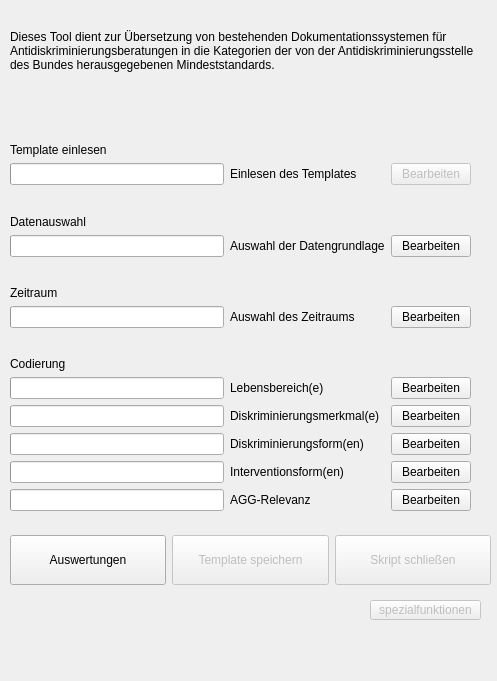
<?xml version="1.0" encoding="UTF-8"?>
<ui version="4.0">
 <class>MainWindow</class>
 <widget class="QMainWindow" name="MainWindow">
  <property name="geometry">
   <rect>
    <x>0</x>
    <y>0</y>
    <width>497</width>
    <height>681</height>
   </rect>
  </property>
  <property name="windowTitle">
   <string>Startfenster</string>
  </property>
  <widget class="QWidget" name="centralwidget">
   <widget class="QWidget" name="gridLayoutWidget">
    <property name="geometry">
     <rect>
      <x>10</x>
      <y>120</y>
      <width>461</width>
      <height>391</height>
     </rect>
    </property>
    <layout class="QGridLayout" name="gridLayout" rowstretch="0,0,0,0,0,0,0,0,0,0,0,0" columnstretch="0,0,0,0">
     <item row="11" column="2">
      <widget class="QLabel" name="label_12">
       <property name="text">
        <string>AGG-Relevanz</string>
       </property>
      </widget>
     </item>
     <item row="3" column="1">
      <widget class="QProgressBar" name="fortschritt_datenauswahl">
       <property name="value">
        <number>0</number>
       </property>
       <property name="textVisible">
        <bool>false</bool>
       </property>
       <property name="orientation">
        <enum>Qt::Horizontal</enum>
       </property>
      </widget>
     </item>
     <item row="8" column="3">
      <widget class="QPushButton" name="button_dismerkmal_bearbeiten">
       <property name="enabled">
        <bool>true</bool>
       </property>
       <property name="text">
        <string>Bearbeiten</string>
       </property>
      </widget>
     </item>
     <item row="9" column="1">
      <widget class="QProgressBar" name="fortschritt_disform">
       <property name="value">
        <number>0</number>
       </property>
       <property name="textVisible">
        <bool>false</bool>
       </property>
       <property name="orientation">
        <enum>Qt::Horizontal</enum>
       </property>
      </widget>
     </item>
     <item row="8" column="1">
      <widget class="QProgressBar" name="fortschritt_dismerkmal">
       <property name="enabled">
        <bool>true</bool>
       </property>
       <property name="value">
        <number>0</number>
       </property>
       <property name="textVisible">
        <bool>false</bool>
       </property>
       <property name="orientation">
        <enum>Qt::Horizontal</enum>
       </property>
      </widget>
     </item>
     <item row="5" column="1">
      <widget class="QProgressBar" name="fortschritt_zeitraum">
       <property name="value">
        <number>0</number>
       </property>
       <property name="textVisible">
        <bool>false</bool>
       </property>
       <property name="orientation">
        <enum>Qt::Horizontal</enum>
       </property>
      </widget>
     </item>
     <item row="10" column="1">
      <widget class="QProgressBar" name="fortschritt_intervform">
       <property name="value">
        <number>0</number>
       </property>
       <property name="textVisible">
        <bool>false</bool>
       </property>
       <property name="orientation">
        <enum>Qt::Horizontal</enum>
       </property>
      </widget>
     </item>
     <item row="1" column="2">
      <widget class="QLabel" name="label_3">
       <property name="text">
        <string>Einlesen des Templates</string>
       </property>
      </widget>
     </item>
     <item row="7" column="3">
      <widget class="QPushButton" name="button_lebensbereich_bearbeiten">
       <property name="text">
        <string>Bearbeiten</string>
       </property>
      </widget>
     </item>
     <item row="5" column="3">
      <widget class="QPushButton" name="button_zeitraum_bearbeiten">
       <property name="text">
        <string>Bearbeiten</string>
       </property>
      </widget>
     </item>
     <item row="7" column="1">
      <widget class="QProgressBar" name="fortschritt_lebensbereich">
       <property name="value">
        <number>0</number>
       </property>
       <property name="textVisible">
        <bool>false</bool>
       </property>
       <property name="orientation">
        <enum>Qt::Horizontal</enum>
       </property>
      </widget>
     </item>
     <item row="9" column="3">
      <widget class="QPushButton" name="button_disform_bearbeiten">
       <property name="enabled">
        <bool>true</bool>
       </property>
       <property name="text">
        <string>Bearbeiten</string>
       </property>
      </widget>
     </item>
     <item row="11" column="1">
      <widget class="QProgressBar" name="fortschritt_aggrelevanz">
       <property name="value">
        <number>0</number>
       </property>
       <property name="textVisible">
        <bool>false</bool>
       </property>
       <property name="orientation">
        <enum>Qt::Horizontal</enum>
       </property>
      </widget>
     </item>
     <item row="0" column="1">
      <widget class="QLabel" name="label_4">
       <property name="text">
        <string>Template einlesen</string>
       </property>
       <property name="alignment">
        <set>Qt::AlignBottom|Qt::AlignLeading|Qt::AlignLeft</set>
       </property>
      </widget>
     </item>
     <item row="5" column="2">
      <widget class="QLabel" name="label_10">
       <property name="text">
        <string>Auswahl des Zeitraums</string>
       </property>
      </widget>
     </item>
     <item row="6" column="1">
      <widget class="QLabel" name="label_5">
       <property name="midLineWidth">
        <number>0</number>
       </property>
       <property name="text">
        <string>Codierung</string>
       </property>
       <property name="alignment">
        <set>Qt::AlignBottom|Qt::AlignLeading|Qt::AlignLeft</set>
       </property>
      </widget>
     </item>
     <item row="10" column="3">
      <widget class="QPushButton" name="button_intervform_bearbeiten">
       <property name="enabled">
        <bool>true</bool>
       </property>
       <property name="text">
        <string>Bearbeiten</string>
       </property>
      </widget>
     </item>
     <item row="4" column="1">
      <widget class="QLabel" name="label_9">
       <property name="text">
        <string>Zeitraum</string>
       </property>
       <property name="alignment">
        <set>Qt::AlignBottom|Qt::AlignLeading|Qt::AlignLeft</set>
       </property>
      </widget>
     </item>
     <item row="7" column="2">
      <widget class="QLabel" name="label_6">
       <property name="text">
        <string>Lebensbereich(e)</string>
       </property>
      </widget>
     </item>
     <item row="3" column="2">
      <widget class="QLabel" name="label_2">
       <property name="text">
        <string>Auswahl der Datengrundlage</string>
       </property>
      </widget>
     </item>
     <item row="11" column="3">
      <widget class="QPushButton" name="button_aggrelevanz_bearbeiten">
       <property name="enabled">
        <bool>true</bool>
       </property>
       <property name="text">
        <string>Bearbeiten</string>
       </property>
      </widget>
     </item>
     <item row="8" column="2">
      <widget class="QLabel" name="label_7">
       <property name="text">
        <string>Diskriminierungsmerkmal(e)</string>
       </property>
      </widget>
     </item>
     <item row="10" column="2">
      <widget class="QLabel" name="label_11">
       <property name="text">
        <string>Interventionsform(en)</string>
       </property>
      </widget>
     </item>
     <item row="3" column="3">
      <widget class="QPushButton" name="button_datengrundlage_bearbeiten">
       <property name="text">
        <string>Bearbeiten</string>
       </property>
      </widget>
     </item>
     <item row="1" column="3">
      <widget class="QPushButton" name="button_template_bearbeiten">
       <property name="enabled">
        <bool>false</bool>
       </property>
       <property name="toolTip">
        <string>Template einlesen</string>
       </property>
       <property name="text">
        <string>Bearbeiten</string>
       </property>
       <property name="default">
        <bool>false</bool>
       </property>
       <property name="flat">
        <bool>false</bool>
       </property>
      </widget>
     </item>
     <item row="2" column="1">
      <widget class="QLabel" name="label">
       <property name="text">
        <string>Datenauswahl</string>
       </property>
       <property name="alignment">
        <set>Qt::AlignBottom|Qt::AlignLeading|Qt::AlignLeft</set>
       </property>
      </widget>
     </item>
     <item row="9" column="2">
      <widget class="QLabel" name="label_8">
       <property name="text">
        <string>Diskriminierungsform(en)</string>
       </property>
      </widget>
     </item>
     <item row="1" column="1">
      <widget class="QProgressBar" name="fortschritt_template">
       <property name="value">
        <number>0</number>
       </property>
       <property name="textVisible">
        <bool>false</bool>
       </property>
       <property name="orientation">
        <enum>Qt::Horizontal</enum>
       </property>
      </widget>
     </item>
    </layout>
   </widget>
   <widget class="QWidget" name="horizontalLayoutWidget">
    <property name="geometry">
     <rect>
      <x>10</x>
      <y>520</y>
      <width>481</width>
      <height>80</height>
     </rect>
    </property>
    <layout class="QHBoxLayout" name="horizontalLayout">
     <item>
      <widget class="QPushButton" name="button_auswertungen">
       <property name="minimumSize">
        <size>
         <width>0</width>
         <height>50</height>
        </size>
       </property>
       <property name="text">
        <string>Auswertungen</string>
       </property>
      </widget>
     </item>
     <item>
      <widget class="QPushButton" name="button_template_speichern">
       <property name="enabled">
        <bool>false</bool>
       </property>
       <property name="minimumSize">
        <size>
         <width>0</width>
         <height>50</height>
        </size>
       </property>
       <property name="text">
        <string>Template speichern</string>
       </property>
      </widget>
     </item>
     <item>
      <widget class="QPushButton" name="button_skript_schliessen">
       <property name="enabled">
        <bool>false</bool>
       </property>
       <property name="minimumSize">
        <size>
         <width>0</width>
         <height>50</height>
        </size>
       </property>
       <property name="text">
        <string>Skript schließen</string>
       </property>
      </widget>
     </item>
    </layout>
   </widget>
   <widget class="QPushButton" name="pushButton">
    <property name="enabled">
     <bool>false</bool>
    </property>
    <property name="geometry">
     <rect>
      <x>370</x>
      <y>600</y>
      <width>111</width>
      <height>20</height>
     </rect>
    </property>
    <property name="text">
     <string>spezialfunktionen</string>
    </property>
   </widget>
   <widget class="QLabel" name="label_13">
    <property name="geometry">
     <rect>
      <x>10</x>
      <y>10</y>
      <width>471</width>
      <height>81</height>
     </rect>
    </property>
    <property name="text">
     <string>Dieses Tool dient zur Übersetzung von bestehenden Dokumentationssystemen für Antidiskriminierungsberatungen in die Kategorien der von der Antidiskriminierungsstelle des Bundes herausgegebenen Mindeststandards.</string>
    </property>
    <property name="wordWrap">
     <bool>true</bool>
    </property>
   </widget>
  </widget>
  <widget class="QMenuBar" name="menubar">
   <property name="geometry">
    <rect>
     <x>0</x>
     <y>0</y>
     <width>497</width>
     <height>22</height>
    </rect>
   </property>
  </widget>
  <action name="actionLaden">
   <property name="enabled">
    <bool>false</bool>
   </property>
   <property name="text">
    <string>Laden</string>
   </property>
  </action>
  <action name="actionSpeichern">
   <property name="text">
    <string>Speichern</string>
   </property>
  </action>
  <action name="actionLebensbereich">
   <property name="enabled">
    <bool>false</bool>
   </property>
   <property name="text">
    <string>Lebensbereich</string>
   </property>
  </action>
  <action name="actionDiskriminierungsmerkmal">
   <property name="text">
    <string>Diskriminierungsmerkmal</string>
   </property>
  </action>
 </widget>
 <tabstops>
  <tabstop>button_template_bearbeiten</tabstop>
  <tabstop>button_datengrundlage_bearbeiten</tabstop>
  <tabstop>button_lebensbereich_bearbeiten</tabstop>
  <tabstop>button_dismerkmal_bearbeiten</tabstop>
  <tabstop>button_auswertungen</tabstop>
  <tabstop>button_template_speichern</tabstop>
  <tabstop>button_skript_schliessen</tabstop>
 </tabstops>
 <resources/>
 <connections/>
</ui>
